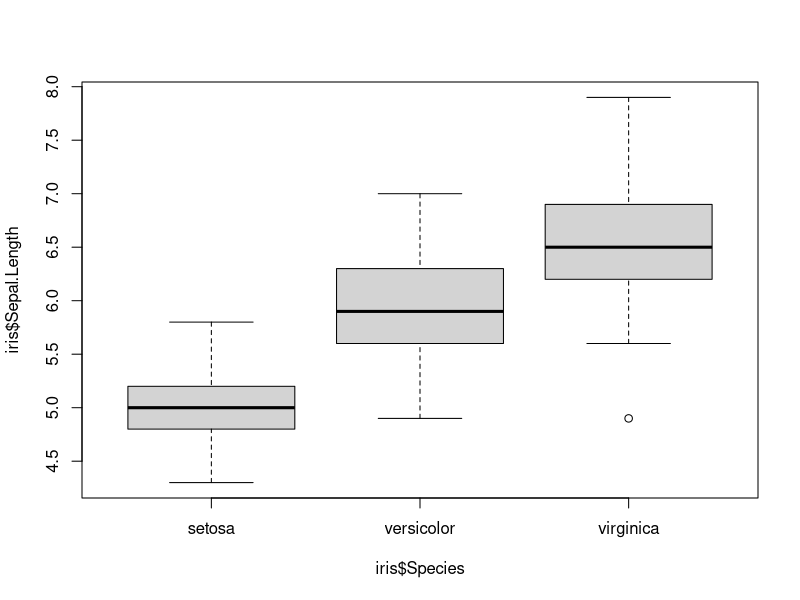
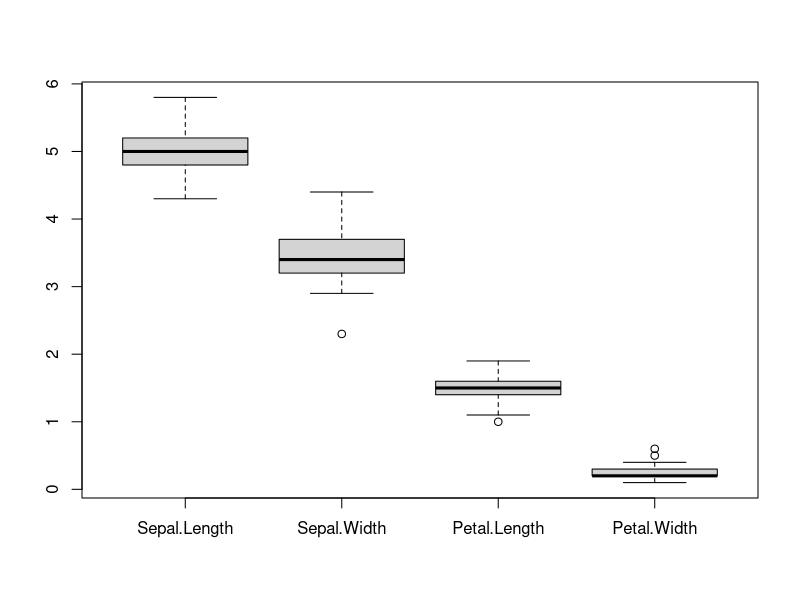
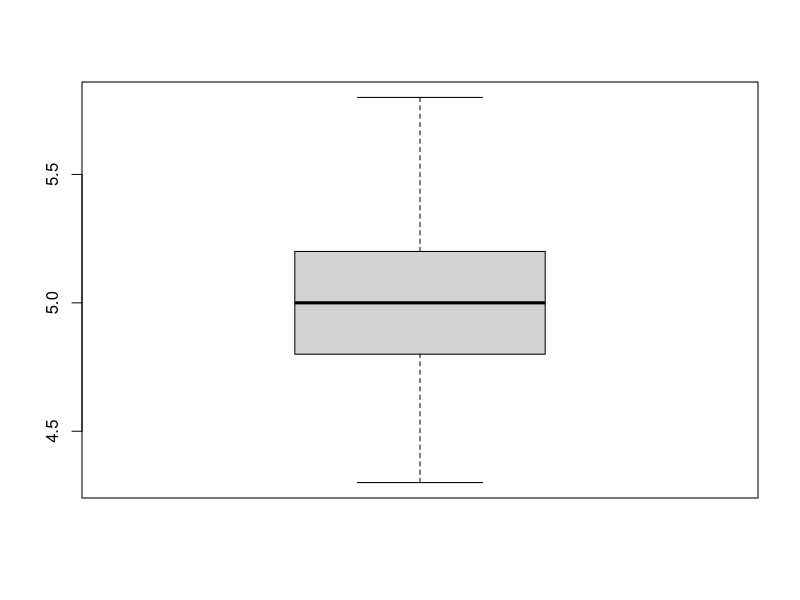
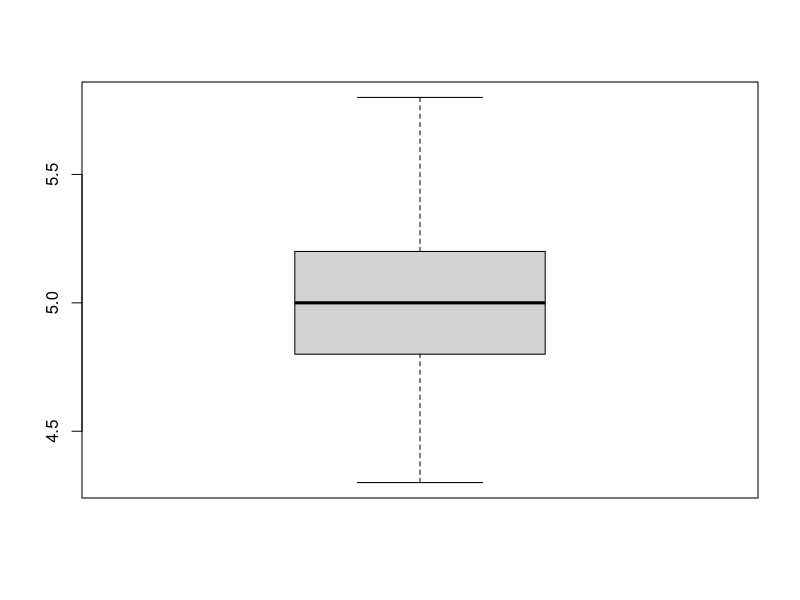
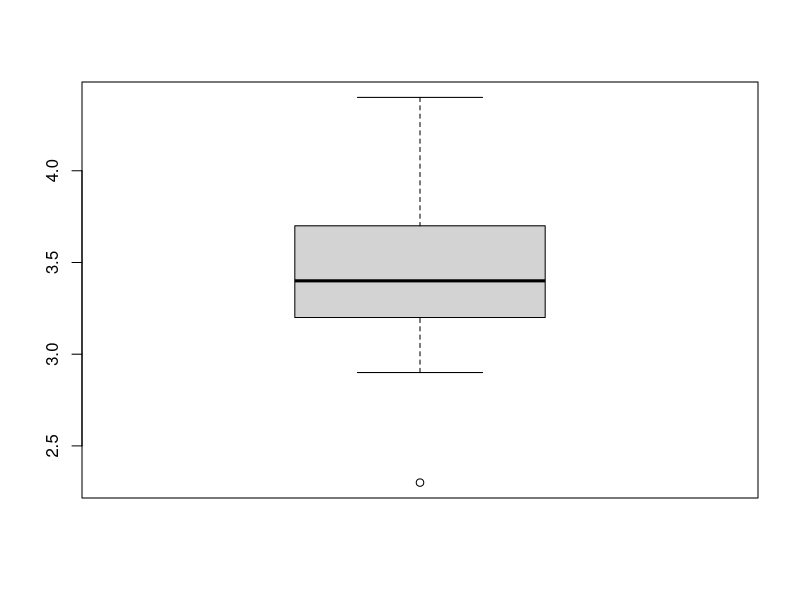
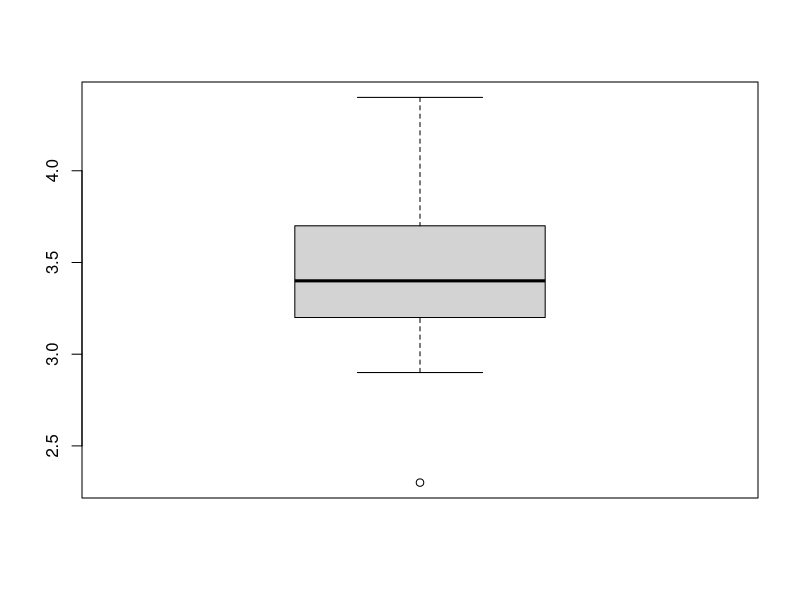
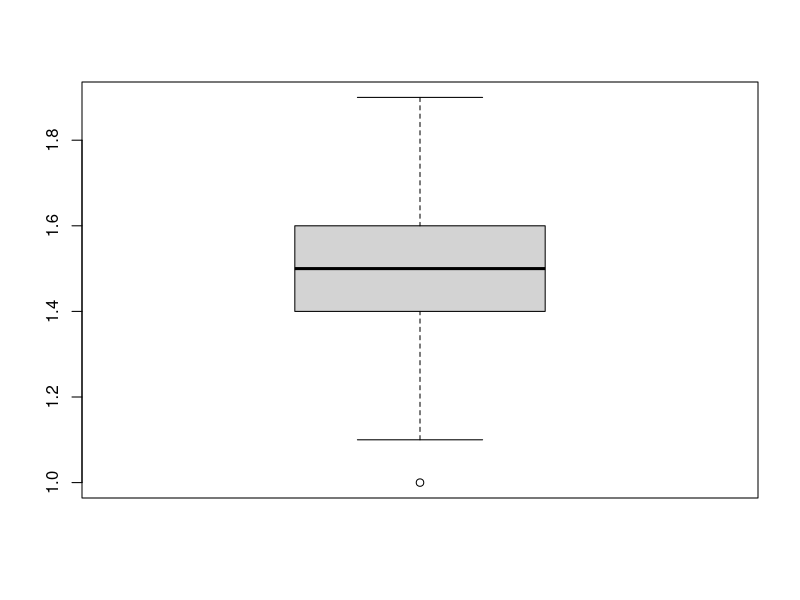
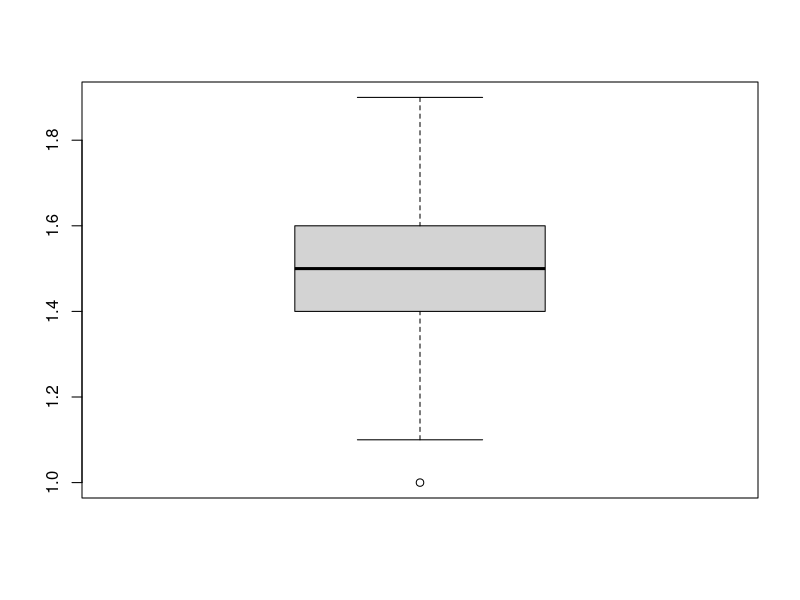

Write the R code that produced these figures, in order.
library(reshape)
library(dplyr)

boxplot(iris$Sepal.Length~iris$Species)

# 이상치 = Q1-1.5*IQR 보다 작거나
#          Q3+1.5*IQR 보다 큰 값
# IQR(Inter-Quartile Range)
# 참고 : https://m.blog.naver.com/PostView.nhn?blogId=2000051148&logNo=221157875274&proxyReferer=https%3A%2F%2Fwww.google.com%2F
str(iris)
summary(iris)


setosa <- iris %>% filter(Species=="setosa") %>% select(-Species)
boxplot(setosa)$stats
for (i in 1:4) {
  setosa[,i] <- ifelse(setosa[,i] < boxplot(setosa[,i])$stats[1] | setosa[,i] > boxplot(setosa[,i])$stats[5], NA, setosa[,i])
}
boxplot(setosa, na.rm=T, main = "이상치 제거 setosa")


versicolor <- iris %>% filter(Species=="versicolor") %>% select(-Species)
boxplot(versicolor)$stats
for (i in 1:4) {
  versicolor[,i] <- ifelse(versicolor[,i] < boxplot(versicolor[,i])$stats[1] | versicolor[,i] > boxplot(versicolor[,i])$stats[5], NA, versicolor[,i])
}
boxplot(versicolor, na.rm=T, main = "이상치 제거 versicolor")


virginica <- iris %>% filter(Species=="virginica") %>% select(-Species)
boxplot(virginica)$stats
for (i in 1:4) {
  virginica[,i] <- ifelse(virginica[,i] < boxplot(virginica[,i])$stats[1] | virginica[,i] > boxplot(virginica[,i])$stats[5], NA, virginica[,i])
}
boxplot(virginica, na.rm=T, main = "이상치 제거 virginica")

par(mfrow=c(1,3))
